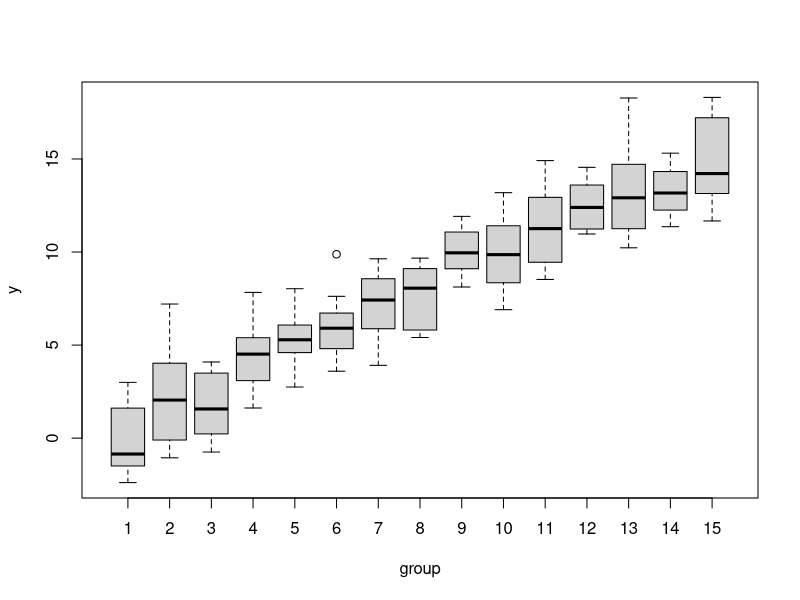
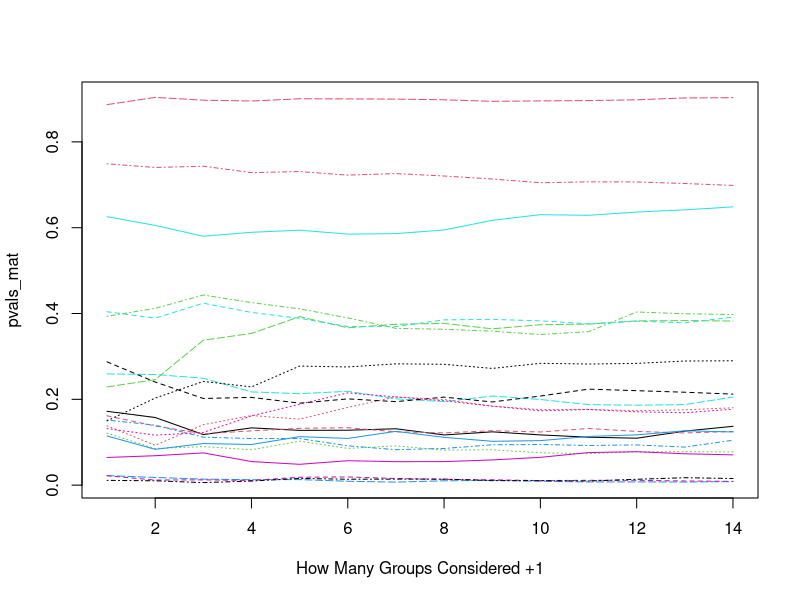

Here is the R script that generated these plots, in order:
## ---- chunk 1
get_data <- function(n_per_group = 10, n_groups = 15) {
  grp <- as.factor(c(rep(1:n_groups, each = n_per_group)))
  data <- data.frame(group = grp, y = rnorm(n_groups * n_per_group, sd = 2) + as.numeric(grp))
}

# illustrate data
data <- get_data()
set.seed(123)
boxplot(y ~ group, data)

# Pairwise T-test using residuals of 2-15 groups
# plot results
pvals_mat <- replicate(20, { 
  data <- get_data()
  pvals <- sapply(2:15, function(i) {
    coefficients(summary(lm(y ~ group, data, subset = group %in% 1:i)))["group2", "Pr(>|t|)"]
  })
})

# plot each collumn of pvals_mat with matplot
matplot(pvals_mat, type = "l", xlab = "How Many Groups Considered +1")

# simulate power
# 2 groups vs 5 groups
n_sim <- 2000
results <- matrix(NA, nrow = n_sim, ncol = 2)
for (i in 1:n_sim) {
  data <- get_data(n_per_group = 3, n_groups = 5)
  results[i, 1] <- coefficients(summary(lm(y ~ group, data, subset = group %in% 1:2)))["group2", "Pr(>|t|)"]
  results[i, 2] <- coefficients(summary(lm(y ~ group, data, subset = group %in% 1:5)))["group2", "Pr(>|t|)"]
}
power <- apply(results < 0.05, 2, mean)
names(power) <- c("power using 2 groups,", " 5 groups")
power
